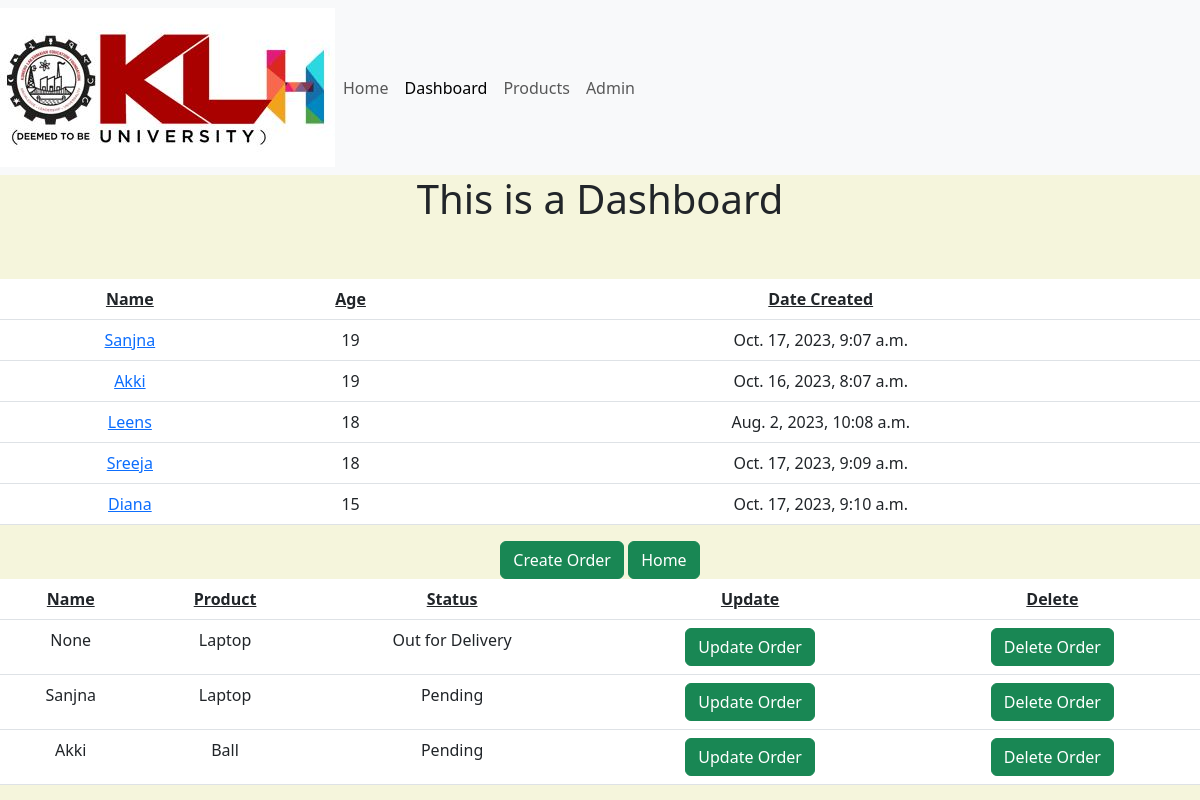
/dashboard, run on the app's committed database.
### ap/models.py (models this page shows)
class Customer(models.Model):
    Name=models.CharField(max_length=200,null=True)
    Age=models.IntegerField(null=True)
    DateCreated=models.DateTimeField(auto_created=True,null=True)
    def __str__(self):
        return self.Name

class Order(models.Model):
    STATUS=(
        ('Pending','Pending'),
        ('Out for Delivery','Out for Delivery'),
        ('Delivered','Delivered')
    )
    customer=models.ForeignKey(Customer,null=True,on_delete=models.SET_NULL)
    status=models.CharField(max_length=100,null=True,choices=STATUS)
    product=models.ForeignKey(Product,null=True,on_delete=models.SET_NULL)

class Product(models.Model):
    CATEGORY=(
        ('Indoor','Indoor'),
        ('Outdoor','Outdoor')
    )
    Name=models.CharField(max_length=200,null=True)
    Price=models.FloatField(null=True)
    Category=models.CharField(max_length=100,null=True,choices=CATEGORY)
    tags=models.ManyToManyField(Tag)
    def __str__(self):
        return self.Name

### ap/views.py (the view)
# urls.py: path('dashboard',views.dashboard, name='dashboard'),
def dashboard(request):
    customers=Customer.objects.all()
    ord=Order.objects.all()
    return render(request,'dashboard.html',{'customers':customers, 'ord':ord})

### templates/dashboard.html (shortened to what this page needs)
{% extends 'base.html' %}
{% block content %}
<h1>This is a Dashboard</h1>
<br>
<br>
<table class="table">
    <tr style="text-decoration: underline;">
        <th>Name</th>
        <th>Age</th>
        <th>Date Created</th>
    </tr>
    {% for customer in customers%}
    <tr>
        <td>
            <a href="{% url 'customer' customer.id %}">{{customer.Name}}</a>
        </td>
        <td>
            {{customer.Age}}
        </td>
        <td>
            {{customer.DateCreated}}
        </td>
    </tr>
    {% endfor %}
</table>
<a href="{% url 'create_order' %}"><button type="button" class="btn btn-success">Create Order</button></a>
<a href="{% url 'home' %}"><button type="button" class="btn btn-success">Home</button></a>
<br>
<table class="table">
    <tr style="text-decoration: underline;">
        <th> Name </th>
        <th> Product </th>
        <th> Status </th>
        <th> Update </th>
        <th> Delete </th>
    </tr>
    {% for order in ord %}
    <tr>
        <td> {{order.customer}} </td>
        <td> {{order.product}} </td>
        <td>{{order.status}}</td>
        <td> <a href="{% url 'update_order' order.id %}"><button type="button" class="btn btn-success">Update Order</button></a> </td>
        <td> <a href="{% url 'delete_order' order.id %}"><button type="button" class="btn btn-success">Delete Order</button></a> </td>
    </tr>
    {% endfor %}
</table>
{% endblock %}

### templates/base.html (shortened to what this page needs)
<!DOCTYPE html>
<html lang="en">
<head>
    <link href="https://cdn.jsdelivr.net/npm/bootstrap@5.3.0-alpha1/dist/css/bootstrap.min.css"  rel="stylesheet">
</head>
<body>
    {% include 'navbar.html' %}
    {% block content %}
    {% endblock %}
</body>
</html>

### templates/navbar.html (shortened to what this page needs)
{% load static %}
<nav class="navbar navbar-expand-lg navbar-light bg-light">
  <img src="{% static 'Images/klhlogo.jpg' %}">
    <div class="collapse navbar-collapse" id="navbarNavAltMarkup">
      <div class="navbar-nav">
        <a class="nav-item nav-link" href="{% url 'home' %}">Home</a>
        <a class="nav-item nav-link active" href="{% url 'dashboard' %}">Dashboard</a>
        <a class="nav-item nav-link" href="{% url 'products' %}">Products</a>
        <a class="nav-item nav-link" href='admin'>Admin</a>
      </div>
    </div>
  </nav>

### templates/base.html (style rules this page uses)
body { background-color: beige; text-align: center; margin: auto; padding: 0%; }

### data on the page
Customer: Name "Sanjna", Age "19", DateCreated "Oct. 17, 2023, 9:07 a.m."
Customer: Name "Akki", Age "19", DateCreated "Oct. 16, 2023, 8:07 a.m."
Customer: Name "Leens", Age "18", DateCreated "Aug. 2, 2023, 10:08 a.m."
Customer: Name "Sreeja", Age "18", DateCreated "Oct. 17, 2023, 9:09 a.m."
Customer: Name "Diana", Age "15", DateCreated "Oct. 17, 2023, 9:10 a.m."
Order: customer "None", product "Laptop", status "Out for Delivery"
Order: customer "Sanjna", product "Laptop", status "Pending"
Order: customer "Akki", product "Ball", status "Pending"
